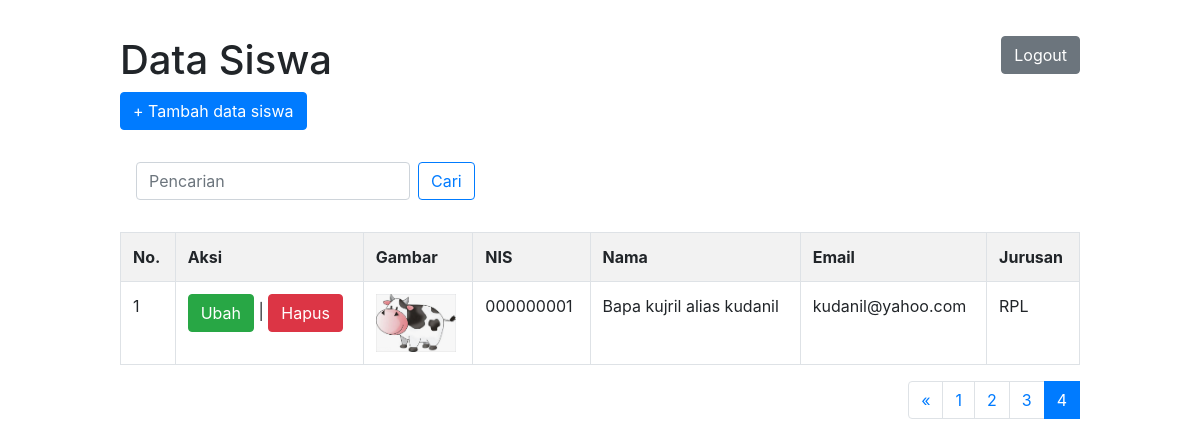
The page /coding/index.php?halaman=4 (signed in) on the database its author committed.
### tables this page shows
CREATE TABLE `siswa` (
  `id` int(11) NOT NULL,
  `nis` char(9) NOT NULL,
  `nama` varchar(100) NOT NULL,
  `email` varchar(100) NOT NULL,
  `jurusan` varchar(50) NOT NULL,
  `gambar` varchar(50) NOT NULL
);

### coding/functions.php (called while the page is built, shortened)
<?php
	$con = mysqli_connect("localhost", "root", "", "db_phpdasar");
	function query($query){
		global $con;
		$result = mysqli_query($con, $query);
		$rows = [];
		while ($row = mysqli_fetch_assoc($result)) {
			$rows[] = $row;
		}
		return $rows;
	}
 ?>

### coding/index.php (the view, shortened to what this page needs)
<?php
	require'functions.php';
	$jumlahdataperhal = 3;
	$jumlahdata = count(query("SELECT * FROM siswa"));
	$jumlahal = ceil($jumlahdata / $jumlahdataperhal);
	$halamanaktif = (isset($_GET["halaman"]) ) ? $_GET["halaman"] : 1;
	$awaldata = ($jumlahdataperhal * $halamanaktif) - $jumlahdataperhal;
	$siswa = query("SELECT * FROM siswa LIMIT $awaldata, $jumlahdataperhal");
 ?>
<!DOCTYPE html>
<html>
<head>
	<link rel="stylesheet" type="text/css" href="../css/bootstrap.css">
</head>
<body>
	<button type="button" class="btn btn-secondary float-right" data-toggle="modal" data-target="#exampleModal"><a style="float: right; color: white;" href="logout.php">Logout</a></button>
	<h1>Data Siswa</h1>
		<button type="button" class="btn btn-primary"><a href="tambah.php" style="color: white;">+ Tambah data siswa</a></button>
		<br><br>
		<nav class="navbar navbar-light">
  			<form class="form-inline" action="" method="post">
   				<input class="form-control mr-sm-2" type="text" name="keyword" autofocus placeholder="Pencarian" aria-label="Search">
    			<button class="btn btn-outline-primary my-2 my-sm-0" type="submit" name="cari">Cari</button>
  			</form>
		</nav>
		<br>
	<table class="table table-bordered table-striped table-hover">
		<tr>
			<th>No.</th>
			<th>Aksi</th>
			<th>Gambar</th>
			<th>NIS</th>
			<th>Nama</th>
			<th>Email</th>
			<th>Jurusan</th>
		</tr>
		<?php $i=1; ?>
		<?php foreach( $siswa as $row ) : ?>
			<tr>
				<td><?= $i; ?></td>
				<td>
					<button type="button" class="btn btn-success"><a style="color: white;" href="ubah.php?id=<?= $row["id"]; ?>">Ubah</a></button> |
					<button type="button" class="btn btn-danger"><a style="color: white;" href="hapus.php?id=<?= $row["id"]; ?>" onclick="return confirm('yakin?');">Hapus</a></button>
				</td>
				<td>
					<img src="img/<?= $row["gambar"]; ?>" width="80px"></td>
				<td><?= $row["nis"]; ?></td>
				<td><?= $row["nama"]; ?></td>
				<td><?= $row["email"]; ?></td>
				<td><?= $row["jurusan"]; ?></td>
			</tr>
			<?php $i++; ?>
	 	<?php endforeach; ?>
	</table>
<nav aria-label="Page navigation example" class="pag">
  <ul class="pagination">
    <li class="page-item">
    	<?php if($halamanaktif > 1) : ?>
      <a class="page-link" href="?halaman=<?= $halamanaktif - 1; ?>" aria-label="Previous">
        <span aria-hidden="true">&laquo;</span>
      </a>
      	<?php endif; ?>
    </li>
    <?php for ($i=1; $i <= $jumlahal ; $i++) : ?>
      <?php if($i == $halamanaktif) : ?>
    <li class="page-item active"><a class="page-link" href="?halaman=<?= $i; ?>"><span class="sr-only"></span><?= $i; ?></a></li>
      <?php else : ?>
    <li class="page-item"><a class="page-link" href="?halaman=<?= $i; ?>"><?= $i; ?></a></li>
     <?php endif; ?>
    <?php endfor; ?>
  </ul>
</nav>
</body>
</html>

### coding/index.php (style rules this page uses)
body { margin: 10%; margin-top: 3%; }
.pag { float: right; }

### rows shown on the page
siswa: gambar (picture), nis "000000001", nama "Bapa kujril alias kudanil", email "kudanil@yahoo.com", jurusan "RPL"
